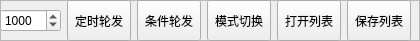
       <widget class="QFrame" name="frame">
        <property name="minimumSize">
         <size>
          <width>0</width>
          <height>41</height>
         </size>
        </property>
        <property name="maximumSize">
         <size>
          <width>16777215</width>
          <height>41</height>
         </size>
        </property>
        <property name="frameShape">
         <enum>QFrame::StyledPanel</enum>
        </property>
        <property name="frameShadow">
         <enum>QFrame::Plain</enum>
        </property>
        <widget class="QWidget" name="layoutWidget">
         <property name="geometry">
          <rect>
           <x>0</x>
           <y>0</y>
           <width>411</width>
           <height>41</height>
          </rect>
         </property>
         <layout class="QHBoxLayout" name="horizontalLayout">
          <item>
           <widget class="QSpinBox" name="spinBox_delay_ms">
            <property name="maximum">
             <number>99999</number>
            </property>
            <property name="singleStep">
             <number>100</number>
            </property>
            <property name="value">
             <number>1000</number>
            </property>
           </widget>
          </item>
          <item>
           <widget class="QPushButton" name="pushButton_cycle">
            <property name="sizePolicy">
             <sizepolicy hsizetype="Minimum" vsizetype="Expanding">
              <horstretch>0</horstretch>
              <verstretch>0</verstretch>
             </sizepolicy>
            </property>
            <property name="text">
             <string>定时轮发</string>
            </property>
           </widget>
          </item>
          <item>
           <widget class="QPushButton" name="pushButton_condition">
            <property name="sizePolicy">
             <sizepolicy hsizetype="Minimum" vsizetype="Expanding">
              <horstretch>0</horstretch>
              <verstretch>0</verstretch>
             </sizepolicy>
            </property>
            <property name="mouseTracking">
             <bool>true</bool>
            </property>
            <property name="text">
             <string>条件轮发</string>
            </property>
            <property name="checkable">
             <bool>true</bool>
            </property>
            <property name="checked">
             <bool>false</bool>
            </property>
           </widget>
          </item>
          <item>
           <widget class="QPushButton" name="pushButton_mode">
            <property name="sizePolicy">
             <sizepolicy hsizetype="Minimum" vsizetype="Expanding">
              <horstretch>0</horstretch>
              <verstretch>0</verstretch>
             </sizepolicy>
            </property>
            <property name="text">
             <string>模式切换</string>
            </property>
           </widget>
          </item>
          <item>
           <widget class="QPushButton" name="pushButton_open">
            <property name="sizePolicy">
             <sizepolicy hsizetype="Minimum" vsizetype="Expanding">
              <horstretch>0</horstretch>
              <verstretch>0</verstretch>
             </sizepolicy>
            </property>
            <property name="text">
             <string>打开列表</string>
            </property>
           </widget>
          </item>
          <item>
           <widget class="QPushButton" name="pushButton_saveList">
            <property name="sizePolicy">
             <sizepolicy hsizetype="Minimum" vsizetype="Expanding">
              <horstretch>0</horstretch>
              <verstretch>0</verstretch>
             </sizepolicy>
            </property>
            <property name="text">
             <string>保存列表</string>
            </property>
           </widget>
          </item>
         </layout>
        </widget>
        <zorder>layoutWidget</zorder>
        <zorder>frame_2</zorder>
       </widget>
